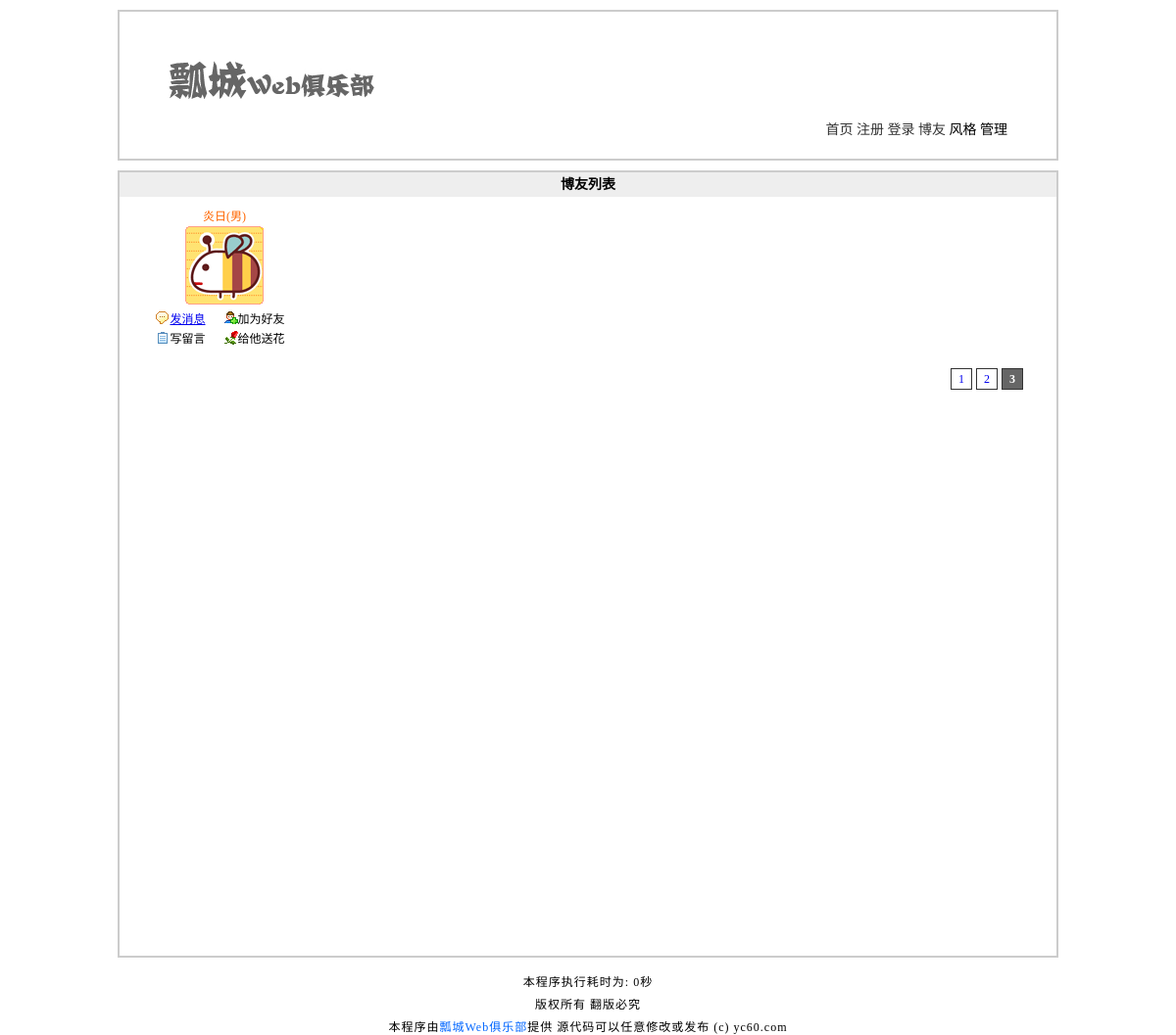
Page /blog.php?page=3 on the committed database.
### tables this page shows
CREATE TABLE `tg_user` (
  `tg_id` mediumint(8) unsigned NOT NULL auto_increment COMMENT '//用户自动编号',
  `tg_uniqid` char(40) NOT NULL COMMENT '//验证身份的唯一标识符',
  `tg_active` char(40) NOT NULL COMMENT '//激活登录用户',
  `tg_username` varchar(20) NOT NULL COMMENT '//用户名',
  `tg_password` char(40) NOT NULL COMMENT '//密码',
  `tg_question` varchar(20) NOT NULL COMMENT '//密码提示',
  `tg_answer` char(40) NOT NULL COMMENT '//密码回答',
  `tg_email` varchar(40) default NULL COMMENT '//邮件',
  `tg_qq` varchar(10) default NULL COMMENT '//QQ',
  `tg_url` varchar(40) default NULL COMMENT '//网址',
  `tg_sex` char(1) NOT NULL COMMENT '//性别',
  `tg_face` char(12) NOT NULL COMMENT '//头像',
  `tg_level` tinyint(1) unsigned NOT NULL default '0' COMMENT '//会员等级',
  `tg_reg_time` datetime NOT NULL COMMENT '//注册时间',
  `tg_last_time` datetime NOT NULL COMMENT '//最后登录的时间',
  `tg_last_ip` varchar(20) NOT NULL COMMENT '//最后登录的IP',
  `tg_login_count` smallint(4) unsigned NOT NULL default '0' COMMENT '//登录次数',
  PRIMARY KEY  (`tg_id`)
);

### includes/mysql.func.php (called while the page is built, shortened)
<?php
function _query($_sql) {
	if (!$_result = mysql_query($_sql)) {
		exit('SQL执行失败'.mysql_error());
	}
	return $_result;
}
function _fetch_array_list($_result) {
	return mysql_fetch_array($_result,MYSQL_ASSOC);
}
?>

### blog.php (the view, shortened to what this page needs)
<?php
global $_pagesize,$_pagenum;
$_result = _query("SELECT tg_id,tg_username,tg_sex,tg_face FROM tg_user ORDER BY tg_reg_time DESC LIMIT $_pagenum,$_pagesize");
?>
<!DOCTYPE html PUBLIC "-//W3C//DTD XHTML 1.0 Transitional//EN" "http://www.w3.org/TR/xhtml1/DTD/xhtml1-transitional.dtd">
<html xmlns="http://www.w3.org/1999/xhtml">
<head>
<?php
	require ROOT_PATH.'includes/title.inc.php';
?>
</head>
<body>
<?php
	require ROOT_PATH.'includes/header.inc.php';
?>
<div id="blog">
	<h2>博友列表</h2>
	<?php
		while (!!$_rows = _fetch_array_list($_result)) {
			$_html = array();
			$_html['id'] = $_rows['tg_id'];
			$_html['username'] = $_rows['tg_username'];
			$_html['face'] = $_rows['tg_face'];
			$_html['sex'] = $_rows['tg_sex'];
			$_html = _html($_html);
	?>
	<dl>
		<dd class="user"><?php echo $_html['username']?>(<?php echo $_html['sex']?>)</dd>
		<dt><img src="<?php echo $_html['face']?>" alt="炎日" /></dt>
		<dd class="message"><a href="###" name="message" title="<?php echo $_html['id']?>">发消息</a></dd>
		<dd class="friend">加为好友</dd>
		<dd class="guest">写留言</dd>
		<dd class="flower">给他送花</dd>
	</dl>
	<?php }
	?>
</div>
<?php
	require ROOT_PATH.'includes/footer.inc.php';
?>
</body>
</html>

### styles/1/basic.css (style rules this page uses)
* { padding:0; margin:0; }
body { width:960px; margin:0 auto; background:#fff; font-size:14px; }
h2 { font-size:14px; background:#eee; height:25px; line-height:25px; text-indent:10px; }

### styles/1/blog.css (style rules this page uses)
#blog { width:auto; height:800px; border:2px solid #ccc; font-size:12px; }
#blog h2 { text-indent:0; text-align:center; }
#blog dl { width:150px; margin:10px 0 0 32px; float:left; }
#blog dl dt { width:150px; margin:0 0 5px 0; }
#blog dl dt img { margin:0 auto; display:block; }
#blog dl dd { height:20px; line-height:20px; text-align:center; width:75px; float:left; }
#blog dl dd.user { width:150px; float:none; color:#f60; }
#blog dl dd.message { background:url(../../images/x1.gif) no-repeat 5px 35%; }
#blog dl dd.friend { background:url(../../images/x2.gif) no-repeat left 35%; }
#blog dl dd.guest { background:url(../../images/x3.gif) no-repeat 5px 35%; }
#blog dl dd.flower { background:url(../../images/x4.gif) no-repeat left 35%; }

### rows in the picture
tg_user: tg_username "炎日", tg_sex "男", tg_face (picture)

### other values in the picture
_runtime() - START_TIME "0"
